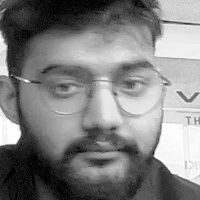
#> input picture dataset/1234569876_1.jpg, 200 x 200 px; its folder holds only this picture in this run
$ python train_model.py
#> lines starting #> are read from the running program, lines starting #| are printed output that depends on the picture
import os
import cv2
import numpy as np

def get_base_dir():
    current_file = os.path.abspath(__file__)
    candidates = [
        os.path.dirname(os.path.dirname(os.path.dirname(current_file))),
        os.path.dirname(os.path.dirname(current_file)),
        os.path.dirname(current_file),
        os.getcwd(),
    ]

    for candidate in candidates:
        if os.path.exists(os.path.join(candidate, "modules")):
            return candidate

    return os.path.dirname(os.path.dirname(os.path.dirname(current_file)))


BASE_DIR = get_base_dir()
DATASET_DIR = os.path.join(BASE_DIR, "dataset")
MODEL_DIR = os.path.join(BASE_DIR, "trained_model")
MODEL_PATH = os.path.join(MODEL_DIR, "face_model.yml")

CASCADE_PATH = os.path.join(
    BASE_DIR,
    "modules",
    "face_detection",
    "haarcascade_frontalface_default.xml"
)

if not os.path.exists(DATASET_DIR):
    raise FileNotFoundError(f"Dataset folder not found: {DATASET_DIR}")

os.makedirs(MODEL_DIR, exist_ok=True)

face_cascade = cv2.CascadeClassifier(CASCADE_PATH)
if face_cascade.empty():
    raise FileNotFoundError(f"Could not load Haar Cascade from: {CASCADE_PATH}")

if not hasattr(cv2, "face"):
    raise AttributeError(
        "cv2.face is not available. Install opencv-contrib-python."
    )

recognizer = cv2.face.LBPHFaceRecognizer_create()


def extract_student_id(filename):
#> called with filename = '1234569876_1.jpg'
    name, _ = os.path.splitext(filename)
    parts = name.replace("-", "_").split("_")

    for part in parts:
        if str(part).isdigit():
            return int(part)

    return None


def preprocess_face(gray_img):
    face = cv2.resize(gray_img, (200, 200))
    face = cv2.equalizeHist(face)
    return face


faces = []
labels = []

for image_name in os.listdir(DATASET_DIR):
    if not image_name.lower().endswith((".jpg", ".jpeg", ".png")):
        continue

    student_id = extract_student_id(image_name)
    if student_id is None:
        print(f"Skipping invalid filename: {image_name}")
        continue

    image_path = os.path.join(DATASET_DIR, image_name)
    img = cv2.imread(image_path)
#> img is the input picture: shape (200, 200, 3); min 0, max 255, mean 128.1
    if img is None:
        print(f"Skipping unreadable image: {image_name}")
        continue

    gray = cv2.cvtColor(img, cv2.COLOR_BGR2GRAY)

    detected_faces = face_cascade.detectMultiScale(
        gray,
        scaleFactor=1.2,
        minNeighbors=5,
        minSize=(80, 80)
    )
#> detected_faces = [[19, 20, 165, 165]]

    if len(detected_faces) == 0:
        print(f"No face found in: {image_name}")
        continue

    x, y, w, h = max(detected_faces, key=lambda f: f[2] * f[3])
#> x = 19; y = 20; w = 165; h = 165
    face_roi = gray[y:y + h, x:x + w]
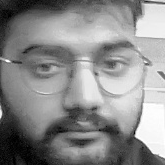
#> face_roi: shape (165, 165); min 0, max 255, mean 138.6
    face_roi = preprocess_face(face_roi)
#> in preprocess_face, `face = cv2.equalizeHist(face)`:
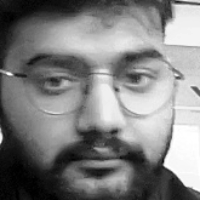
#> face: shape (200, 200); min 0, max 255, mean 128.1

    faces.append(face_roi)
    labels.append(student_id)

if len(faces) == 0:
    raise ValueError(
        "No valid training faces found. Make sure dataset contains clear face images."
    )

recognizer.train(faces, np.array(labels))
recognizer.write(MODEL_PATH)

print(f"Model trained successfully: {MODEL_PATH}")
print(f"Total training images used: {len(faces)}")
#| Total training images used: 1
print(f"Total students detected: {len(set(labels))}")

$ run again, on dataset/1234569876_23.jpg
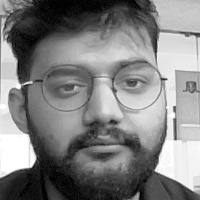
#> input picture dataset/1234569876_23.jpg, 200 x 200 px
#> img is the input picture: shape (200, 200, 3); min 0, max 255, mean 128.1
#> detected_faces = [[21, 18, 160, 160]]
#> x = 21; y = 18; w = 160
#> `face_roi = gray[y:y + h, x:x + w]`:
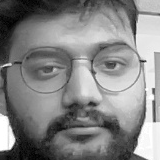
#> face_roi: shape (160, 160); min 0, max 255, mean 132.6
#> in preprocess_face, `face = cv2.equalizeHist(face)`:
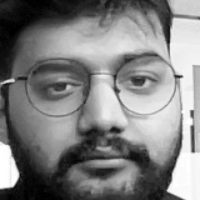
#> face: shape (200, 200); min 0, max 255, mean 128.1
#| Total training images used: 1
